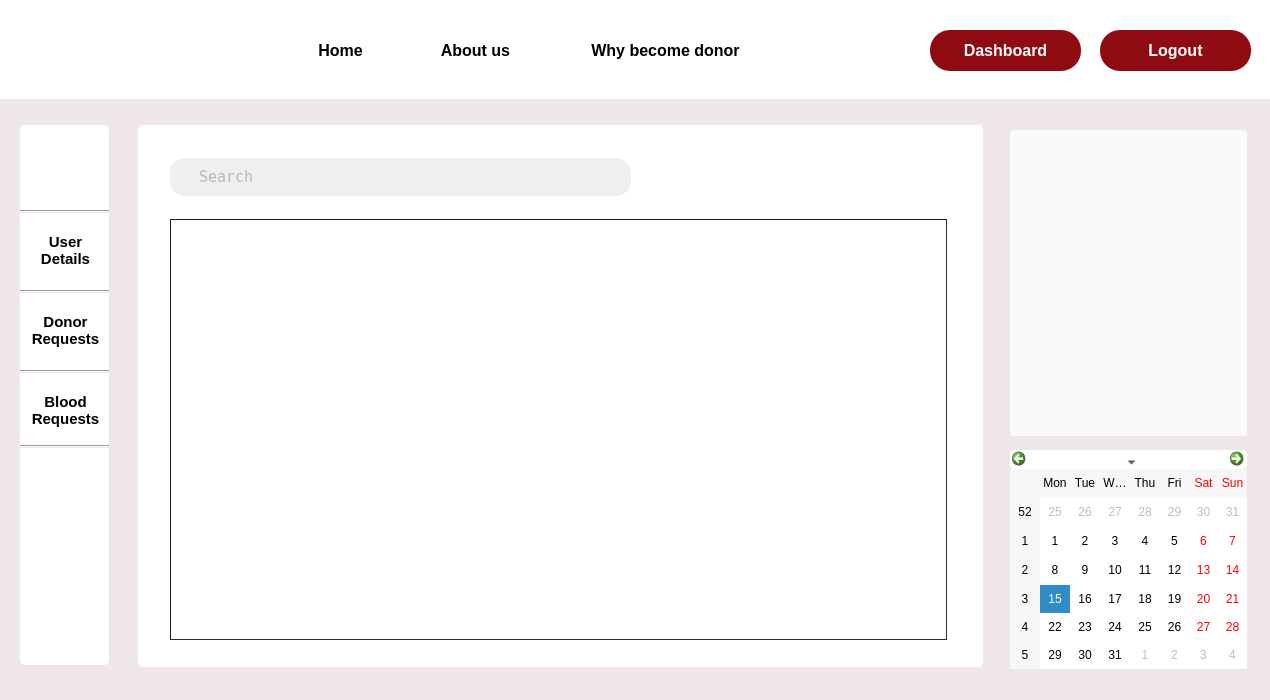
<?xml version="1.0" encoding="UTF-8"?>
<ui version="4.0">
 <class>emergencyRequest_admin</class>
 <widget class="QDialog" name="emergencyRequest_admin">
  <property name="geometry">
   <rect>
    <x>0</x>
    <y>0</y>
    <width>1270</width>
    <height>700</height>
   </rect>
  </property>
  <property name="windowTitle">
   <string>Dialog</string>
  </property>
  <property name="styleSheet">
   <string notr="true">background-color:#EFE6E7;
</string>
  </property>
  <widget class="QLabel" name="label_7">
   <property name="geometry">
    <rect>
     <x>20</x>
     <y>0</y>
     <width>81</width>
     <height>91</height>
    </rect>
   </property>
   <property name="styleSheet">
    <string notr="true">background-color:rgb(255, 255, 255);
border-image: url(:/img/Images/logo1.png);</string>
   </property>
   <property name="text">
    <string/>
   </property>
  </widget>
  <widget class="QCalendarWidget" name="calendarWidget">
   <property name="geometry">
    <rect>
     <x>1010</x>
     <y>450</y>
     <width>237</width>
     <height>219</height>
    </rect>
   </property>
   <property name="cursor">
    <cursorShape>PointingHandCursor</cursorShape>
   </property>
   <property name="styleSheet">
    <string notr="true">background-color: rgb(255, 255, 255);
border-radius:5px;</string>
   </property>
  </widget>
  <widget class="QPushButton" name="my_details_2">
   <property name="geometry">
    <rect>
     <x>25</x>
     <y>300</y>
     <width>81</width>
     <height>61</height>
    </rect>
   </property>
   <property name="font">
    <font>
     <pointsize>11</pointsize>
     <bold>true</bold>
    </font>
   </property>
   <property name="cursor">
    <cursorShape>PointingHandCursor</cursorShape>
   </property>
   <property name="styleSheet">
    <string notr="true">*{
 background-color:rgb(255, 255, 255);
border-radius:5px;}

#my_details_2::hover{
border-botton:3px solid rgb(144, 10, 18);
color: rgb(144, 10, 18);}
</string>
   </property>
   <property name="text">
    <string>Donor
Requests</string>
   </property>
  </widget>
  <widget class="Line" name="line_2">
   <property name="geometry">
    <rect>
     <x>20</x>
     <y>290</y>
     <width>89</width>
     <height>3</height>
    </rect>
   </property>
   <property name="orientation">
    <enum>Qt::Horizontal</enum>
   </property>
  </widget>
  <widget class="QPushButton" name="my_details_3">
   <property name="geometry">
    <rect>
     <x>25</x>
     <y>380</y>
     <width>81</width>
     <height>61</height>
    </rect>
   </property>
   <property name="font">
    <font>
     <pointsize>11</pointsize>
     <bold>true</bold>
    </font>
   </property>
   <property name="cursor">
    <cursorShape>PointingHandCursor</cursorShape>
   </property>
   <property name="styleSheet">
    <string notr="true">*{
 background-color:rgb(255, 255, 255);
border-radius:5px;}

#my_details_3::hover{
border-botton:3px solid rgb(144, 10, 18);
color: rgb(144, 10, 18);}
</string>
   </property>
   <property name="text">
    <string>Blood
Requests</string>
   </property>
  </widget>
  <widget class="QLabel" name="label_2">
   <property name="geometry">
    <rect>
     <x>20</x>
     <y>125</y>
     <width>89</width>
     <height>540</height>
    </rect>
   </property>
   <property name="styleSheet">
    <string notr="true">background-color: rgb(255, 255, 255);
border-radius:5px;</string>
   </property>
   <property name="text">
    <string/>
   </property>
  </widget>
  <widget class="Line" name="line">
   <property name="geometry">
    <rect>
     <x>20</x>
     <y>210</y>
     <width>89</width>
     <height>3</height>
    </rect>
   </property>
   <property name="orientation">
    <enum>Qt::Horizontal</enum>
   </property>
  </widget>
  <widget class="QLabel" name="label_3">
   <property name="geometry">
    <rect>
     <x>138</x>
     <y>125</y>
     <width>845</width>
     <height>542</height>
    </rect>
   </property>
   <property name="styleSheet">
    <string notr="true">background-color: rgb(255, 255, 255);
border-radius:5px;</string>
   </property>
   <property name="text">
    <string/>
   </property>
  </widget>
  <widget class="QPushButton" name="login">
   <property name="geometry">
    <rect>
     <x>930</x>
     <y>30</y>
     <width>151</width>
     <height>41</height>
    </rect>
   </property>
   <property name="font">
    <font>
     <pointsize>12</pointsize>
     <bold>true</bold>
    </font>
   </property>
   <property name="cursor">
    <cursorShape>PointingHandCursor</cursorShape>
   </property>
   <property name="styleSheet">
    <string notr="true">#login
{
 background-color:rgb(144, 10, 18);
border-radius:20px;
	color: rgb(255, 255, 255);
}

#login::hover
{
background-color:white;
	color: rgb(144, 10, 18);
}</string>
   </property>
   <property name="text">
    <string>Dashboard</string>
   </property>
  </widget>
  <widget class="QPushButton" name="home">
   <property name="geometry">
    <rect>
     <x>290</x>
     <y>30</y>
     <width>101</width>
     <height>41</height>
    </rect>
   </property>
   <property name="font">
    <font>
     <pointsize>12</pointsize>
     <bold>true</bold>
    </font>
   </property>
   <property name="cursor">
    <cursorShape>PointingHandCursor</cursorShape>
   </property>
   <property name="styleSheet">
    <string notr="true">#home
{
 background-color:rgb(255, 255, 255);
border-radius:0.5px;
}


#home::hover{border-bottom :3px solid rgb(144, 10, 18);
color: rgb(144, 10, 18);}</string>
   </property>
   <property name="text">
    <string>Home</string>
   </property>
  </widget>
  <widget class="QPushButton" name="about">
   <property name="geometry">
    <rect>
     <x>420</x>
     <y>30</y>
     <width>111</width>
     <height>41</height>
    </rect>
   </property>
   <property name="font">
    <font>
     <pointsize>12</pointsize>
     <bold>true</bold>
    </font>
   </property>
   <property name="styleSheet">
    <string notr="true">#about

{
 background-color:rgb(255, 255, 255);
border-radius:0.5px;
}


#about::hover{border-bottom :3px solid rgb(144, 10, 18);
color: rgb(144, 10, 18);}</string>
   </property>
   <property name="text">
    <string>About us</string>
   </property>
  </widget>
  <widget class="QPushButton" name="why">
   <property name="geometry">
    <rect>
     <x>550</x>
     <y>30</y>
     <width>231</width>
     <height>41</height>
    </rect>
   </property>
   <property name="font">
    <font>
     <pointsize>12</pointsize>
     <bold>true</bold>
    </font>
   </property>
   <property name="cursor">
    <cursorShape>PointingHandCursor</cursorShape>
   </property>
   <property name="styleSheet">
    <string notr="true">#why

{
 background-color:rgb(255, 255, 255);
border-radius:0.5px;
}

#why::hover{border-bottom :3px solid rgb(144, 10, 18);
color: rgb(144, 10, 18);}</string>
   </property>
   <property name="text">
    <string>Why become donor</string>
   </property>
  </widget>
  <widget class="Line" name="line_4">
   <property name="geometry">
    <rect>
     <x>20</x>
     <y>445</y>
     <width>89</width>
     <height>3</height>
    </rect>
   </property>
   <property name="orientation">
    <enum>Qt::Horizontal</enum>
   </property>
  </widget>
  <widget class="QLabel" name="label_5">
   <property name="geometry">
    <rect>
     <x>35</x>
     <y>140</y>
     <width>63</width>
     <height>61</height>
    </rect>
   </property>
   <property name="cursor">
    <cursorShape>PointingHandCursor</cursorShape>
   </property>
   <property name="styleSheet">
    <string notr="true">background-color: rgb(255, 255, 255);
border-image: url(:/img/Images/Profile.png);</string>
   </property>
   <property name="text">
    <string/>
   </property>
  </widget>
  <widget class="QPushButton" name="my_details">
   <property name="geometry">
    <rect>
     <x>25</x>
     <y>220</y>
     <width>81</width>
     <height>61</height>
    </rect>
   </property>
   <property name="font">
    <font>
     <pointsize>11</pointsize>
     <bold>true</bold>
    </font>
   </property>
   <property name="cursor">
    <cursorShape>PointingHandCursor</cursorShape>
   </property>
   <property name="styleSheet">
    <string notr="true">#my_details

{
 background-color:rgb(255, 255, 255);
border-radius:5px;
}


#my_details::hover{
border-botton:3px solid rgb(144, 10, 18);
color: rgb(144, 10, 18);}</string>
   </property>
   <property name="text">
    <string>User
Details</string>
   </property>
  </widget>
  <widget class="Line" name="line_3">
   <property name="geometry">
    <rect>
     <x>20</x>
     <y>370</y>
     <width>89</width>
     <height>3</height>
    </rect>
   </property>
   <property name="orientation">
    <enum>Qt::Horizontal</enum>
   </property>
  </widget>
  <widget class="QLabel" name="label">
   <property name="geometry">
    <rect>
     <x>0</x>
     <y>0</y>
     <width>1280</width>
     <height>99</height>
    </rect>
   </property>
   <property name="styleSheet">
    <string notr="true">background-color: rgb(255, 255, 255);</string>
   </property>
   <property name="text">
    <string/>
   </property>
  </widget>
  <widget class="QTableView" name="tableView">
   <property name="geometry">
    <rect>
     <x>170</x>
     <y>219</y>
     <width>777</width>
     <height>421</height>
    </rect>
   </property>
   <property name="styleSheet">
    <string notr="true">border-color: rgb(31, 31, 31);
background-color: rgb(255, 255, 255);
border-width : 1.2px;
border-style:inset;
</string>
   </property>
   <attribute name="verticalHeaderVisible">
    <bool>false</bool>
   </attribute>
   <attribute name="verticalHeaderHighlightSections">
    <bool>false</bool>
   </attribute>
   <attribute name="verticalHeaderShowSortIndicator" stdset="0">
    <bool>false</bool>
   </attribute>
  </widget>
  <widget class="QLineEdit" name="search">
   <property name="geometry">
    <rect>
     <x>170</x>
     <y>158</y>
     <width>461</width>
     <height>38</height>
    </rect>
   </property>
   <property name="font">
    <font>
     <family>Andale Mono</family>
     <pointsize>11</pointsize>
    </font>
   </property>
   <property name="cursor">
    <cursorShape>IBeamCursor</cursorShape>
   </property>
   <property name="styleSheet">
    <string notr="true">background-color: #F1EEEE;;
color:grey;
border-radius:15px;
font-family:Andale Mono;</string>
   </property>
   <property name="text">
    <string/>
   </property>
   <property name="placeholderText">
    <string>   Search</string>
   </property>
  </widget>
  <widget class="QPushButton" name="login_2">
   <property name="geometry">
    <rect>
     <x>1100</x>
     <y>30</y>
     <width>151</width>
     <height>41</height>
    </rect>
   </property>
   <property name="font">
    <font>
     <pointsize>12</pointsize>
     <bold>true</bold>
    </font>
   </property>
   <property name="cursor">
    <cursorShape>PointingHandCursor</cursorShape>
   </property>
   <property name="styleSheet">
    <string notr="true">#login_2
{
 background-color:rgb(144, 10, 18);
border-radius:20px;
	color: rgb(255, 255, 255);
}

#login_2::hover
{
background-color:white;
	color: rgb(144, 10, 18);
}</string>
   </property>
   <property name="text">
    <string>Logout</string>
   </property>
  </widget>
  <widget class="QPushButton" name="pushButton_4">
   <property name="geometry">
    <rect>
     <x>1010</x>
     <y>130</y>
     <width>237</width>
     <height>306</height>
    </rect>
   </property>
   <property name="styleSheet">
    <string notr="true">background-color: rgb(250, 250, 250);
border-radius:3px;
</string>
   </property>
   <property name="text">
    <string/>
   </property>
   <property name="icon">
    <iconset resource="Resources.qrc">
     <normaloff>:/Images/donor_day.JPG</normaloff>:/Images/donor_day.JPG</iconset>
   </property>
   <property name="iconSize">
    <size>
     <width>250</width>
     <height>400</height>
    </size>
   </property>
  </widget>
  <zorder>label</zorder>
  <zorder>label_2</zorder>
  <zorder>line_2</zorder>
  <zorder>line_4</zorder>
  <zorder>calendarWidget</zorder>
  <zorder>my_details</zorder>
  <zorder>label_7</zorder>
  <zorder>line_3</zorder>
  <zorder>login</zorder>
  <zorder>my_details_3</zorder>
  <zorder>label_3</zorder>
  <zorder>my_details_2</zorder>
  <zorder>label_5</zorder>
  <zorder>about</zorder>
  <zorder>home</zorder>
  <zorder>line</zorder>
  <zorder>why</zorder>
  <zorder>tableView</zorder>
  <zorder>search</zorder>
  <zorder>login_2</zorder>
  <zorder>pushButton_4</zorder>
 </widget>
 <resources>
  <include location="Resources.qrc"/>
 </resources>
 <connections/>
</ui>
